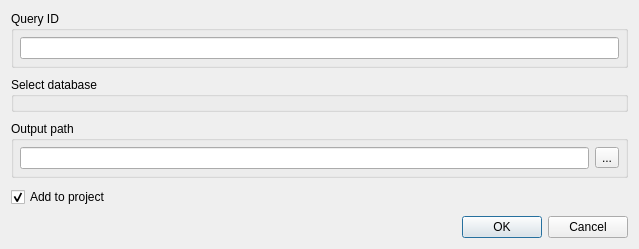
<?xml version="1.0" encoding="UTF-8"?>
<ui version="4.0">
 <class>BlastDBCmdDialog</class>
 <widget class="QDialog" name="BlastDBCmdDialog">
  <property name="geometry">
   <rect>
    <x>0</x>
    <y>0</y>
    <width>639</width>
    <height>273</height>
   </rect>
  </property>
  <property name="sizePolicy">
   <sizepolicy hsizetype="MinimumExpanding" vsizetype="MinimumExpanding">
    <horstretch>0</horstretch>
    <verstretch>0</verstretch>
   </sizepolicy>
  </property>
  <property name="minimumSize">
   <size>
    <width>0</width>
    <height>0</height>
   </size>
  </property>
  <property name="maximumSize">
   <size>
    <width>16777215</width>
    <height>523</height>
   </size>
  </property>
  <property name="windowTitle">
   <string>Fetch Sequences from BLAST Database</string>
  </property>
  <layout class="QGridLayout" name="gridLayout">
   <property name="sizeConstraint">
    <enum>QLayout::SetMinAndMaxSize</enum>
   </property>
   <property name="spacing">
    <number>9</number>
   </property>
   <item row="0" column="0">
    <widget class="QGroupBox" name="groupBox">
     <property name="title">
      <string>Query ID</string>
     </property>
     <layout class="QHBoxLayout" name="horizontalLayout">
      <property name="sizeConstraint">
       <enum>QLayout::SetMinAndMaxSize</enum>
      </property>
      <property name="leftMargin">
       <number>6</number>
      </property>
      <property name="topMargin">
       <number>6</number>
      </property>
      <property name="rightMargin">
       <number>6</number>
      </property>
      <property name="bottomMargin">
       <number>6</number>
      </property>
      <item>
       <widget class="QLineEdit" name="queryIdEdit"/>
      </item>
     </layout>
    </widget>
   </item>
   <item row="2" column="0">
    <widget class="QGroupBox" name="outputGroupBox">
     <property name="title">
      <string>Output path</string>
     </property>
     <layout class="QHBoxLayout" name="horizontalLayout_2">
      <property name="sizeConstraint">
       <enum>QLayout::SetMinAndMaxSize</enum>
      </property>
      <property name="leftMargin">
       <number>6</number>
      </property>
      <property name="topMargin">
       <number>6</number>
      </property>
      <property name="rightMargin">
       <number>6</number>
      </property>
      <property name="bottomMargin">
       <number>6</number>
      </property>
      <item>
       <widget class="QLineEdit" name="outputPathLineEdit">
        <property name="readOnly">
         <bool>false</bool>
        </property>
       </widget>
      </item>
      <item>
       <widget class="QToolButton" name="browseOutputButton">
        <property name="text">
         <string>...</string>
        </property>
       </widget>
      </item>
     </layout>
    </widget>
   </item>
   <item row="1" column="0">
    <widget class="QGroupBox" name="dbSelectorWidget">
     <property name="sizePolicy">
      <sizepolicy hsizetype="Expanding" vsizetype="Expanding">
       <horstretch>0</horstretch>
       <verstretch>0</verstretch>
      </sizepolicy>
     </property>
     <property name="maximumSize">
      <size>
       <width>538</width>
       <height>100</height>
      </size>
     </property>
     <property name="title">
      <string>Select database</string>
     </property>
     <layout class="QVBoxLayout" name="verticalLayout_10">
      <property name="spacing">
       <number>6</number>
      </property>
      <property name="sizeConstraint">
       <enum>QLayout::SetMinAndMaxSize</enum>
      </property>
      <property name="leftMargin">
       <number>6</number>
      </property>
      <property name="topMargin">
       <number>6</number>
      </property>
      <property name="rightMargin">
       <number>6</number>
      </property>
      <property name="bottomMargin">
       <number>6</number>
      </property>
     </layout>
    </widget>
   </item>
   <item row="4" column="0">
    <widget class="QDialogButtonBox" name="buttonBox">
     <property name="standardButtons">
      <set>QDialogButtonBox::Cancel|QDialogButtonBox::Ok</set>
     </property>
    </widget>
   </item>
   <item row="3" column="0">
    <widget class="QCheckBox" name="addToProjectBox">
     <property name="enabled">
      <bool>true</bool>
     </property>
     <property name="text">
      <string>Add to project</string>
     </property>
     <property name="checked">
      <bool>true</bool>
     </property>
    </widget>
   </item>
  </layout>
  <zorder>buttonBox</zorder>
  <zorder>dbSelectorWidget</zorder>
  <zorder>groupBox</zorder>
  <zorder>addToProjectBox</zorder>
  <zorder>outputGroupBox</zorder>
 </widget>
 <resources/>
 <connections>
  <connection>
   <sender>buttonBox</sender>
   <signal>accepted()</signal>
   <receiver>BlastDBCmdDialog</receiver>
   <slot>accept()</slot>
   <hints>
    <hint type="sourcelabel">
     <x>268</x>
     <y>258</y>
    </hint>
    <hint type="destinationlabel">
     <x>268</x>
     <y>139</y>
    </hint>
   </hints>
  </connection>
  <connection>
   <sender>buttonBox</sender>
   <signal>rejected()</signal>
   <receiver>BlastDBCmdDialog</receiver>
   <slot>reject()</slot>
   <hints>
    <hint type="sourcelabel">
     <x>268</x>
     <y>258</y>
    </hint>
    <hint type="destinationlabel">
     <x>268</x>
     <y>139</y>
    </hint>
   </hints>
  </connection>
 </connections>
</ui>
